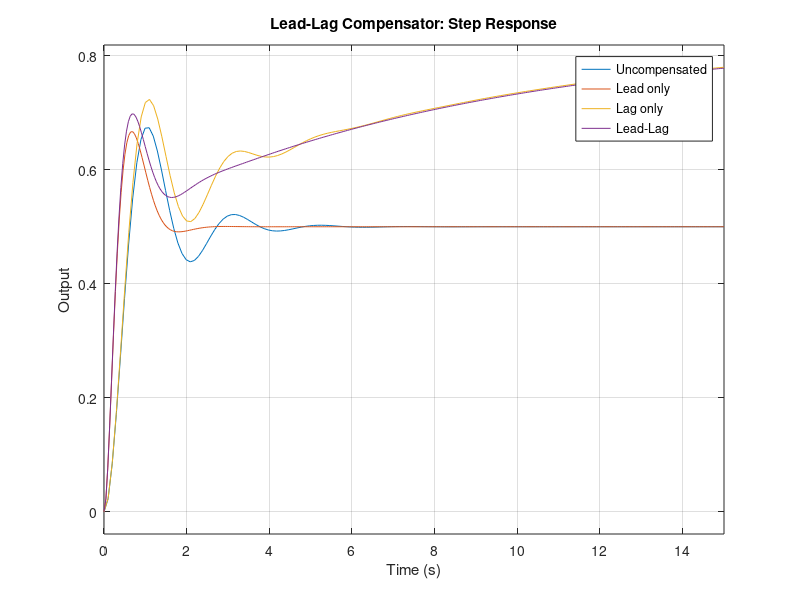
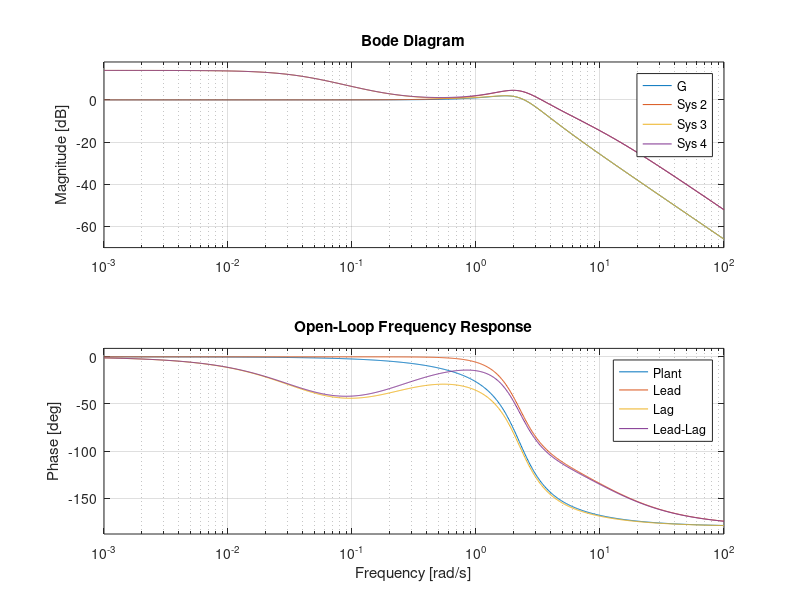

MATLAB code for these plots, in order: (Note: this script raises an error after producing the figures.)
clear; clc; close all;
s = tf('s');

% Plant
G = 5/(s^2 + 2*s + 5);

% Lead section
T_lead = 0.5;
alpha = 0.2;
C_lead = (T_lead*s + 1)/(alpha*T_lead*s + 1);

% Lag section
T_lag = 5;
beta = 5;
C_lag = beta*(T_lag*s + 1)/(beta*T_lag*s + 1);

% Combined compensator
C = C_lead*C_lag;

% Unity-feedback systems
T_uncomp = feedback(G, 1);
T_lead_only = feedback(C_lead*G, 1);
T_lag_only = feedback(C_lag*G, 1);
T_leadlag = feedback(C*G, 1);

% Compare step responses
figure;
step(T_uncomp, T_lead_only, T_lag_only, T_leadlag, 15);
grid on;
legend('Uncompensated', 'Lead only', ...
    'Lag only', 'Lead-Lag', ...
    'Location', 'best');
title('Lead-Lag Compensator: Step Response');
xlabel('Time (s)');
ylabel('Output');

% Bode plot
figure;
bode(G, C_lead*G, C_lag*G, C*G);
grid on;
legend('Plant', 'Lead', 'Lag', 'Lead-Lag');
title('Open-Loop Frequency Response');

% Step response performance comparison
systems = {T_uncomp, T_lead_only, T_lag_only, T_leadlag};
names = {'Uncompensated'; 'Lead'; 'Lag'; 'Lead-Lag'};

RiseTime = zeros(4,1);
SettlingTime = zeros(4,1);
Overshoot = zeros(4,1);
SteadyStateError = zeros(4,1);

for k = 1:4
    info = stepinfo(systems{k});
    RiseTime(k) = info.RiseTime;
    SettlingTime(k) = info.SettlingTime;
    Overshoot(k) = info.Overshoot;
    SteadyStateError(k) = abs(1 - dcgain(systems{k}));
end

Results = table(names, RiseTime, SettlingTime, ...
    Overshoot, SteadyStateError, ...
    'VariableNames', {'System', 'RiseTime_s', ...
    'SettlingTime_s', 'Overshoot_percent', 'StepError'});

disp(Results);

% Pole-zero map of combined compensator
figure;
pzmap(C);
grid on;
title('Lead-Lag Compensator Pole-Zero Map');

% Open-loop stability margins
figure;
margin(C*G);
grid on;
title('Lead-Lag Open-Loop Stability Margins');
